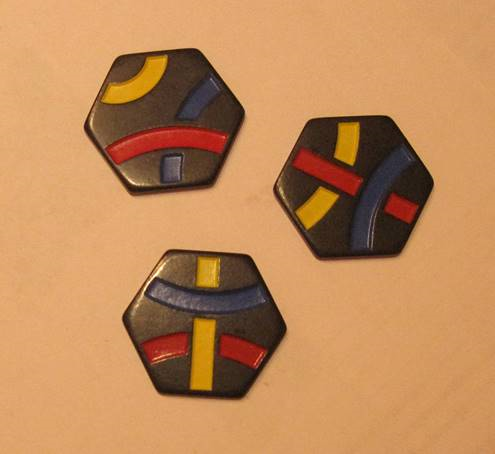
#> input picture images/Group_3.bmp, 495 x 454 px
$ jupyter execute --allow-errors counters_detecting.ipynb   (shell and % lines are left out)
#> lines starting #> are read from the running program, lines starting #| are printed output that depends on the picture; after the words box and inside, x2 and y2 are one past the last pixel; in counts of white or black regions, pixels touching at a corner belong together
# Ноутбук для экспериментов

[cell 1]
import functools
import numpy as np
import cv2
import matplotlib.pyplot as plt
from sklearn.cluster import KMeans

# Реализация вспомогательных функций и структур

[cell 2]
# MAGIC CONSTANTS

HEXAGON_PARTICLE_THRESHOLD = 0.012

YELLOW_LOWER = np.array([17, 155, 155])
YELLOW_UPPER = np.array([35, 255, 255])

RED_LOWER = np.array([0, 153, 134])
RED_UPPER = np.array([9, 255, 255])

BLUE_LOWER = np.array([25, 0, 0])
BLUE_UPPER = np.array([255, 73, 200])

HEXAGON_ANGLE_EPSILON = 5

LEAVE_ONLY_BIG_CONTOURS = 0.2

BIG_COMPONONETS_RATIO = 6

[cell 3]
COUNTER_TYPES = {
    '1': {
        'blue': ['crossed', 0, 2],
        'red': ['full', 1, 3],
        'yellow': ['full', 4, 5]
    },
    '2': {
        'blue': ['full', 0, 3],
        'red': ['full', 4, 5],
        'yellow': ['full', 1, 2]
    },
    '3': {
        'blue': ['full', 0, 5],
        'red': ['full', 3, 4],
        'yellow': ['full', 1, 2]
    },
    '4': {
        'blue': ['crossed', 0, 3],
        'red': ['full', 2, 4],
        'yellow': ['crossed', 1, 5]
    },
    '5': {
        'blue': ['full', 4, 5],
        'red': ['full', 0, 3],
        'yellow': ['full', 1, 2]
    },
    '6': {
        'blue': ['full', 2, 4],
        'red': ['crossed', 1, 5],
        'yellow': ['crossed', 0, 3]
    },
    '7': {
        'blue': ['full', 4, 5],
        'red': ['full', 1, 3],
        'yellow': ['crossed', 0, 2]
    },
    '8': {
        'blue': ['full', 4, 5],
        'red': ['crossed', 0, 2],
        'yellow': ['full', 1, 3]
    },
    '9': {
        'blue': ['full', 2, 4],
        'red': ['crossed', 0, 3],
        'yellow': ['crossed', 1, 5]
    },
    '10': {
        'blue': ['full', 1, 3],
        'red': ['crossed', 0, 2],
        'yellow': ['full', 4, 5]
    }
}

[cell 4]
def DrawPolygon(ImShape, Polygon, Color):
    Im = np.zeros(ImShape, np.uint8)
    cv2.fillConvexPoly(Im, Polygon, Color)
    return Im


def Get2PolygonIntersectArea(ImShape, Polygon1, Polygon2):
    Im1 = DrawPolygon(ImShape[:-1], Polygon1, 122)
    Im2 = DrawPolygon(ImShape[:-1], Polygon2, 133)
    Im = Im1 + Im2
    _, OverlapIm = cv2.threshold(Im, 200, 255, cv2.THRESH_BINARY)

    IntersectArea = np.sum(np.greater(OverlapIm, 0))
    contours, _ = cv2.findContours(OverlapIm, cv2.RETR_TREE, cv2.CHAIN_APPROX_SIMPLE)

    if len(contours) == 0:
        return 0.0, None

    contourArea = cv2.contourArea(contours[0])
    perimeter = cv2.arcLength(contours[0], True)

    return IntersectArea, perimeter, OverlapIm, contourArea

[cell 5]
def apply_funcs(original_img, funcs):
    current_img = original_img.copy()
    for func in funcs:
        current_img = func(current_img)
    return current_img

# [7 lines left out: function opening, not called in this run]

def closing(n):
    kernel = np.ones((n, n), dtype=np.uint8)

    def wrapper(img):
        return cv2.morphologyEx(img, cv2.MORPH_CLOSE, kernel)

    return wrapper

# [7 lines left out: function dilate, not called in this run]

def erode(n):
    kernel = np.ones((n, n), dtype=np.uint8)

    def wrapper(img):
        return cv2.erode(img, kernel, iterations=1)

    return wrapper

def threshold(low, high, is_invert=False):
    mode = cv2.THRESH_BINARY_INV if is_invert else cv2.THRESH_BINARY

    def wrapper(img):
        _, img_thr = cv2.threshold(img, low, high, mode)
        return img_thr

    return wrapper

def change_rgb(img):
    return cv2.cvtColor(img, cv2.COLOR_BGR2RGB)

def bgr_to_gray(img):
    return cv2.cvtColor(img, cv2.COLOR_BGR2GRAY)

def bgr_to_hsv(img):
    return cv2.cvtColor(img, cv2.COLOR_BGR2HSV)

def gauss_blur(n, sigma=0):
    def wrapper(img):
        return cv2.GaussianBlur(img, (n, n), sigma)

    return wrapper

# [22 lines left out: function kirshe_operator, not called in this run]

def find_contours(img):
    contours, hierarchy = cv2.findContours(img, mode=cv2.RETR_TREE, method=cv2.CHAIN_APPROX_NONE)
    return contours, hierarchy

def leave_only_main_contours(args):
    contours, hierarchy = args
    return [contour for i, contour in enumerate(contours) if hierarchy[0, i, 3] == -1]

def leave_only_area_threshold_contours(threshold, inv=False):
    def wrapper(contours):
        if not inv:
            return list(filter(lambda x: cv2.contourArea(x) >= threshold, contours))
        else:
            return list(filter(lambda x: cv2.contourArea(x) < threshold, contours))

    return wrapper

def leave_only_hexagon_similar_contours(contours):
    return contours

def leave_only_big_contours(contours):
    areas = np.array([cv2.contourArea(contour) for contour in contours])
    threshold = LEAVE_ONLY_BIG_CONTOURS * areas.max()
    inds = np.arange(len(contours))[areas >= threshold]
    return [contours[idx] for idx in inds]


def draw_contours(img, contours):
    image_copy = img.copy()
    cv2.drawContours(image=image_copy, contours=contours, contourIdx=-1, color=(0, 255, 0), thickness=2, lineType=cv2.LINE_AA)
    return image_copy

def get_convex_contours(contours):
    return [cv2.convexHull(contour, False) for contour in contours]

# [5 lines left out: function canny, not called in this run]

def get_masked_image(img, contour, erosion=None, is_convex=True):
    mask = np.zeros(img.shape, dtype=np.uint8)
    if is_convex:
        cv2.fillConvexPoly(mask, contour, (255, 255, 255))
    else:
        cv2.fillPoly(mask, contour, (255, 255, 255))
    if erosion is not None:
        mask = erode(erosion)(mask)
    return cv2.bitwise_and(img, mask)

def show(img, show_=True):
    max_edge = 8.0
    alpha = max_edge / max(img.shape[0], img.shape[1])
    size = (alpha * img.shape[1], alpha * img.shape[0])
    plt.figure(figsize=size)
    if len(img.shape) == 2:
        plt.imshow(img, cmap='gray')
    else:
        plt.imshow(change_rgb(img))
    if show_:
        plt.show()

def bitwise_or(imgs):
    res = imgs[0]
    for img in imgs[1:]:
        res = cv2.bitwise_or(res, img)
    return res

# [5 lines left out: function bitwise_and, not called in this run]

def mask_all_contours(img, contours, eroding_val=15):
    return bitwise_or([get_masked_image(img, contour, eroding_val) for contour in contours])

def find_blue(img, contours=None):
    hsv = bgr_to_hsv(img)
    mask = cv2.inRange(hsv, BLUE_LOWER, BLUE_UPPER)
    if contours is not None:
        mask = mask_all_contours(mask, contours, 0)
    return mask

def find_yellow(img, contours=None):
    hsv = bgr_to_hsv(img)
    mask = cv2.inRange(hsv, YELLOW_LOWER, YELLOW_UPPER)
    if contours is not None:
        mask = mask_all_contours(mask, contours, 0)
    return mask

def find_red(img, contours=None):
    hsv = bgr_to_hsv(img)
    mask = cv2.inRange(hsv, RED_LOWER, RED_UPPER)
    if contours is not None:
        mask = mask_all_contours(mask, contours, 0)
    return mask

def get_blue_contours(img):
    contours = apply_funcs(bgr_to_gray(img), hexagons)
    blue = find_blue(img, contours)
    blue = apply_funcs(blue, [closing(7)])
    threshold = HEXAGON_PARTICLE_THRESHOLD * np.array([cv2.contourArea(contour) for contour in contours]).mean()
    blue_contours = apply_funcs(blue, convex_figures + [leave_only_area_threshold_contours(threshold)])

    return blue_contours

def get_yellow_contours(img):
    contours = apply_funcs(bgr_to_gray(img), hexagons)
    preprocessed_color = apply_funcs(img, [gauss_blur(5), closing(5)])
    yellow = find_yellow(preprocessed_color, contours)
    yellow = apply_funcs(yellow, [closing(7)])
    threshold = HEXAGON_PARTICLE_THRESHOLD * np.array([cv2.contourArea(contour) for contour in contours]).mean()
    yellow_contours = apply_funcs(yellow, convex_figures + [leave_only_area_threshold_contours(threshold)])

    return yellow_contours

def get_red_contours(img):
    contours = apply_funcs(bgr_to_gray(img), hexagons)
    preprocessed_color = apply_funcs(img, [gauss_blur(5), closing(5)])
    red = find_red(preprocessed_color, contours)
    red = apply_funcs(red, [closing(7)])
    threshold = HEXAGON_PARTICLE_THRESHOLD * np.array([cv2.contourArea(contour) for contour in contours]).mean()
    red_contours = apply_funcs(red, convex_figures + [leave_only_area_threshold_contours(threshold)])

    return red_contours

# [7 lines left out: function xiufu, not called in this run]

def get_rect(contour):
    rect = cv2.minAreaRect(contour)
    box = cv2.boxPoints(rect)
    return np.int0(box)

def draw_text(img, text, coords, thickness=2, color=(0, 255, 0), fontScale=1):
    font = cv2.FONT_HERSHEY_SIMPLEX
    img_copy = img.copy()
    cv2.putText(img_copy, text, coords, font, fontScale, color, thickness, cv2.LINE_AA)
    return img_copy

def distance(X, Y):
    answer = np.linalg.norm(X, axis=-1)[:, None] ** 2 + \
        np.linalg.norm(Y, axis=-1)[None, :] ** 2 - (2.0 * X) @ Y.T
    answer[answer < 0] = 0
    return np.sqrt(answer)

def get_simplified_hexagon(contour):
    contour = contour.reshape(-1, 2)
    N = contour.shape[0]
    if N < 6:
        return None
    sharp_angles_far_180 = []

    for i in range(-2, N - 2):
        c1, c2, c3 = contour[i], contour[i + 1], contour[i + 2]
        v1 = np.array(c1 - c2, dtype=float)
        v2 = np.array(c3 - c2, dtype=float)
        arccos = np.arccos(np.dot(v1, v2) / (np.linalg.norm(v1) * np.linalg.norm(v2)))
        if np.abs(180 / np.pi * arccos - 180) > HEXAGON_ANGLE_EPSILON:
            sharp_angles_far_180.append(c2)

    X = np.array(np.hstack(sharp_angles_far_180).reshape(-1, 2), dtype=float)
    points = KMeans(n_clusters=6).fit(X).cluster_centers_

    dists = distance(points, X)
    points = np.array(points, dtype=np.int32)
    indices = dists.argmin(axis=1).argsort()
    points = points[indices, :]

    return np.array(points.reshape(-1, 1, 2))

[cell 6]
# Превращает изображения с темными фигурами на светлом фоне в изображения с белыми фигурами на черном фоне
# При этом светлые пятна внутри фигур остаются как черные пятна
white_figures = [gauss_blur(5), threshold(100, 255, True)]
# white_figures = [gauss_blur(5), threshold(100, 255, True)]

# Получение изображения с хорошими границами
borders = white_figures + [kirshe_operator]

# Получение выпуклых фигур на изображении
# Если изображение далеко от идельного, что допускает довольно плотную линию, обволакивающую некоторые нужные фигуры,
# то они потеряются
convex_figures = [find_contours, leave_only_main_contours, get_convex_contours]

# Отлично находить темные шестиугольники на светлом фоне
# hexagons = borders + convex_figures + [leave_only_big_contours, leave_only_hexagon_similar_contours]
hexagons = white_figures + convex_figures + [leave_only_big_contours, leave_only_hexagon_similar_contours]

[cell 7]
def get_mean_perimeter(counters):
    return np.array([cv2.arcLength(counter['hex'], True) for counter in counters]).mean()

def get_mean_area(counters):
    return np.array([cv2.contourArea(counter['hex']) for counter in counters]).mean()

def try_to_make_better_color(contours, hex_contour):
    areas = np.array([cv2.contourArea(contour) for contour in contours])
    inds = areas.argsort()
    areas = areas[inds]
    contours = [contours[idx] for idx in inds]
    if len(contours) == 2:
        if areas[0] / areas[1] <= 1 / BIG_COMPONONETS_RATIO:
            contours = contours[1:]
    return contours

def get_counters(img):
    hex_contours = apply_funcs(bgr_to_gray(img), hexagons)
    blue = get_blue_contours(img)
    yellow = get_yellow_contours(img)
    red = get_red_contours(img)

    def find_best(contour):
        over = np.array([Get2PolygonIntersectArea(img.shape, h, contour)[0] for h in hex_contours])
        arg = over.argmax()
        if np.nonzero(over[arg]):
            return arg
        return None

    result = [
        {'hex': hex_contour, 'blue': [], 'yellow': [], 'red': []}
        for hex_contour in hex_contours
    ]

    for color_contour in blue:
        arg = find_best(color_contour)
        if arg is not None:
            result[arg]['blue'].append(color_contour)
    for color_contour in yellow:
        arg = find_best(color_contour)
        if arg is not None:
            result[arg]['yellow'].append(color_contour)
    for color_contour in red:
        arg = find_best(color_contour)
        if arg is not None:
            result[arg]['red'].append(color_contour)

    for counter in result:
        for col in ['blue', 'yellow', 'red']:
            counter[col] = try_to_make_better_color(counter[col], counter['hex'])

    return result

# [35 lines left out: function repair_color_by_2_others, not called in this run]

def determine_counter_state(counter):
    simple_hex = get_simplified_hexagon(counter['hex'])
    if simple_hex is None:
        raise NotImplementedError('Less than 6 points')
    simple_hex = simple_hex.reshape(-1, 2)
    hex_means = np.array(simple_hex, dtype=float)
    hex_means[:-1, :] += simple_hex[1:, :]
    hex_means[-1, :] += simple_hex[0, :]
    hex_means /= 2

    state = {}
    missed_colors = []
    for col in ['blue', 'yellow', 'red']:
        blocks = counter[col]
        if len(blocks) == 0 or len(blocks) >= 3:
            missed_colors.append(col)
            state[col] = None
            continue
        elif len(blocks) == 1:
            rect = get_rect(blocks[0]).reshape(-1, 2)
            len1 = np.linalg.norm(rect[0] - rect[1])
            len2 = np.linalg.norm(rect[0] - rect[3])
            if len1 < len2:
                rect = rect[[3, 0, 1, 2], :]
            mean1 = (rect[1] + rect[2]) / 2
            mean2 = (rect[0] + rect[3]) / 2
            state[col] = ['full']
        else:
            rect1 = get_rect(blocks[0]).reshape(-1, 2)
            rect2 = get_rect(blocks[1]).reshape(-1, 2)
            mean1 = rect1.mean(axis=0)
            mean2 = rect2.mean(axis=0)
            state[col] = ['crossed']
        arg1 = np.linalg.norm(hex_means - mean1[None, :], axis=1).argmin()
        arg2 = np.linalg.norm(hex_means - mean2[None, :], axis=1).argmin()
        state[col] += sorted([arg1, arg2])

    if len(missed_colors) >= 2:
        raise NotImplementedError('I am unsure in two or more colors')
    elif len(missed_colors) == 1:
        repair_color_by_2_others(state, missed_colors[0])

    return state, np.array(hex_means, dtype=np.int32)

def determine_counter_type(state):
    if state['blue'] is None or state['yellow'] is None or state['red'] is None:
        return -1

    unique = set()
    for val in state.values():
        unique.add(val[1])
        unique.add(val[2])
    if sorted(unique) != list(range(6)):
        return -1

    permutation = list(range(6))

    def do_permutation():
        return {
            col: [val[0]] + sorted([permutation[val[1]], permutation[val[2]]])
            for col, val in state.items()
        }

    def do_shift():
        save = permutation[0]
        permutation[:-1] = permutation[1:]
        permutation[-1] = save

    for name, counter_type in COUNTER_TYPES.items():
        for _ in range(6):
            cur = do_permutation()
            if cur == counter_type:
                return name, counter_type
            do_shift()

    return -1

def get_counter_type(counter):
    try:
        state, _ = determine_counter_state(counter)
        t = {'default': determine_counter_type(state)}
    except NotImplementedError:
        t = {'default': -1}

    if t['default'] == -1:
        for col in ['blue', 'yellow', 'red']:
            save = counter[col]
            counter[col] = []
            name = 'del_{}'.format(col)
            try:
                state, _ = determine_counter_state(counter)
            except NotImplementedError:
                t[name] = -1
            else:
                t[name] = determine_counter_type(state)
            if t[name] != -1:
                return t[name]
            counter[col] = save

    return t['default']

# Ввод и предобработка изображения

[cell 8]
filename = 'images/Group_3.bmp'

[cell 9]
img = cv2.imread(filename, cv2.IMREAD_GRAYSCALE)
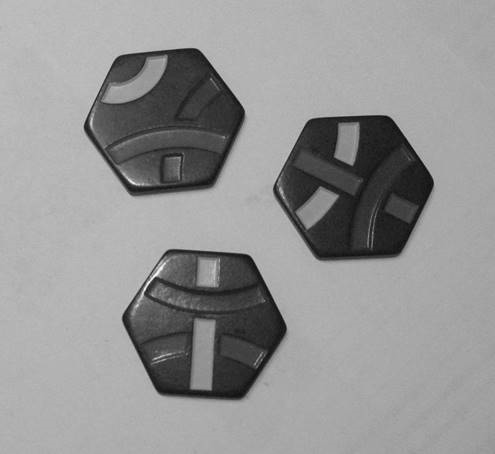
#> img: shape (454, 495); min 5, max 247, mean 147.8
img_color = cv2.imread(filename, cv2.IMREAD_COLOR)
#> img_color is the input picture: shape (454, 495, 3); mean B, G, R 89.6, 137.2, 190.8

[cell 10]
alpha = 1.5
width = round(img.shape[1] * alpha)
height = round(img.shape[0] * alpha)
scale = (width, height)
img = cv2.resize(img, scale, interpolation=cv2.INTER_CUBIC)
#> img: shape (681, 742)
img_color = cv2.resize(img_color, scale, interpolation=cv2.INTER_CUBIC)
#> img_color: shape (681, 742, 3)

[cell 11]
show(apply_funcs(img, white_figures))
#> the loop in apply_funcs, `for func in funcs:` made 2 passes
#> pass 2, in wrapper, `_, img_thr = cv2.threshold(img, low, high, mode)`:
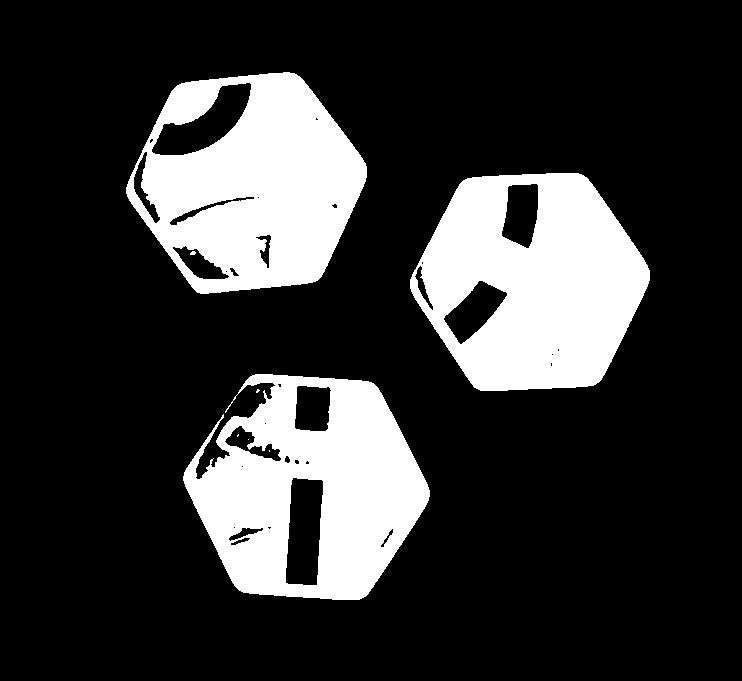
#> img_thr: shape (681, 742); 20.7% white; 8 white regions (5 under 20 px)
#> in show, `max_edge = 8.0`: max_edge = 8
#> in show, `alpha = max_edge / max(img.shape[0], img.shape[1])`: alpha = 0.0108
#> in show, `size = (alpha * img.shape[1], alpha * img.shape[0])`: size = (8, 7.34)

# Эксперименты и демонстрации

### Часть с экспериментами над различными свертками, блюрами и прочим для определения оптимальной последовательности действий забыта потеряна, удалена за ненадобностью и очевидностью.

## Отображение всех деталей вместе и по отдельности для каждой фишки

[cell 12]
contours = apply_funcs(img, hexagons)
#> the loop in apply_funcs (call 2), `for func in funcs:` made 7 passes
#> contours = 3 contours; box (x1, y1, x2, y2) and area: (183, 374, 430, 600) 41604, (410, 173, 650, 391) 39586, (126, 72, 367, 294) 39436
blue = get_blue_contours(img_color)
#> in get_blue_contours, `contours = apply_funcs(bgr_to_gray(img), hexagons)`: contours = 3 contours; box (x1, y1, x2, y2) and area: (183, 374, 430, 600) 41605, (410, 173, 650, 391) 39586, (126, 72, 367, 294) 39434
#> in find_blue, `mask = cv2.inRange(hsv, BLUE_LOWER, BLUE_UPPER)`:
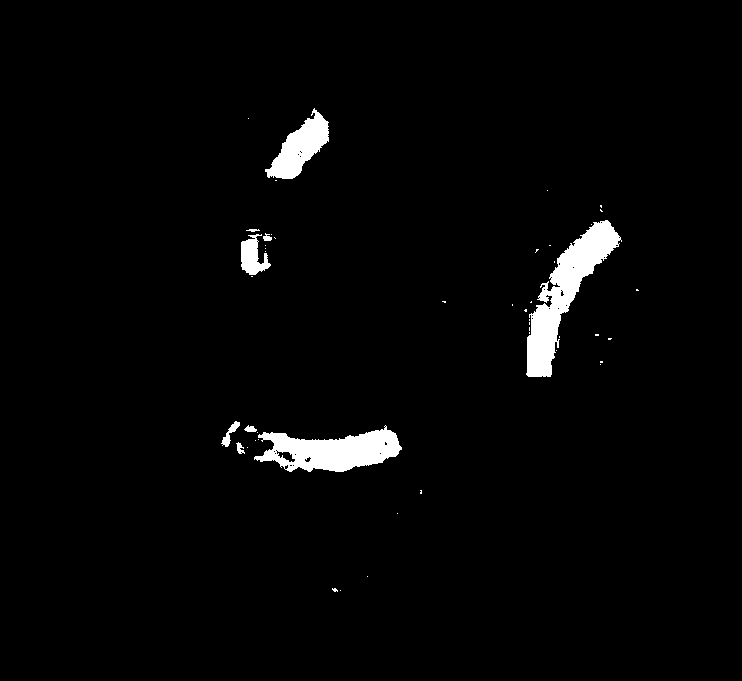
#> mask: shape (681, 742); 2.4% white; 48 white regions (39 under 20 px), largest, box (x1, y1, x2, y2) and area: (526, 220, 622, 377) 5021, (254, 425, 402, 472) 4022, (265, 108, 329, 179) 2088
#> in get_masked_image, `cv2.fillConvexPoly(mask, contour, (255, 255, 255))`:
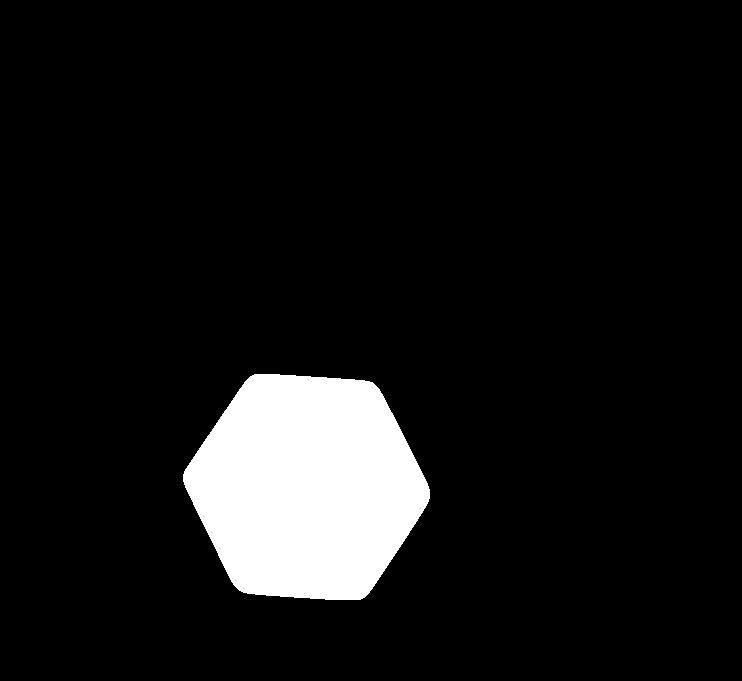
#> mask: shape (681, 742); 8.3% white; 1 white region, box (x1, y1, x2, y2) and area: (183, 374, 430, 600) 41974
#> in get_masked_image, `return cv2.bitwise_and(img, mask)`:
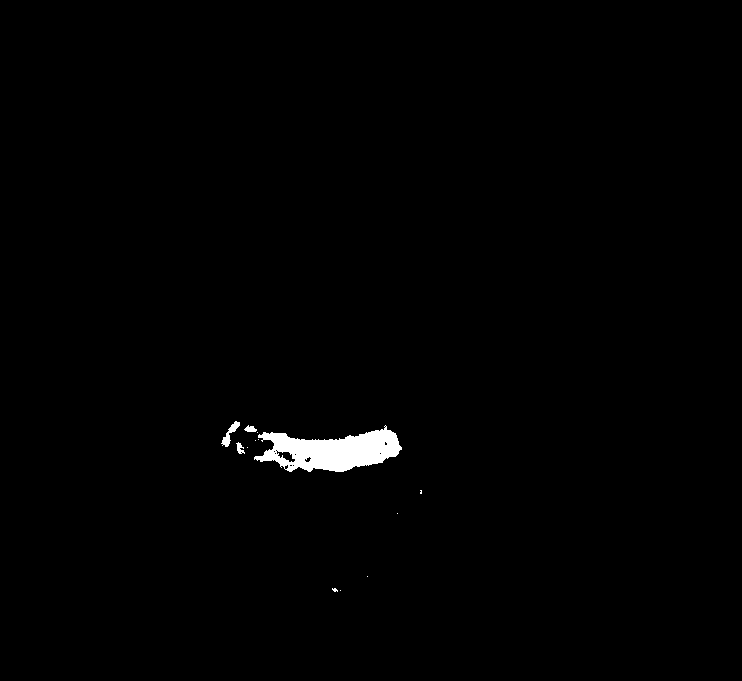
#> returned value: shape (681, 742); 0.86% white; 13 white regions (9 under 20 px), largest, box (x1, y1, x2, y2) and area: (254, 425, 402, 472) 4022, (221, 421, 240, 447) 165, (244, 425, 257, 432) 59, (236, 442, 245, 454) 58
#> call 2 of get_masked_image, with contour = array of shape (48, 1, 2), erosion = 0, is_convex = True
#> in get_masked_image (call 2), `cv2.fillConvexPoly(mask, contour, (255, 255, 255))`:
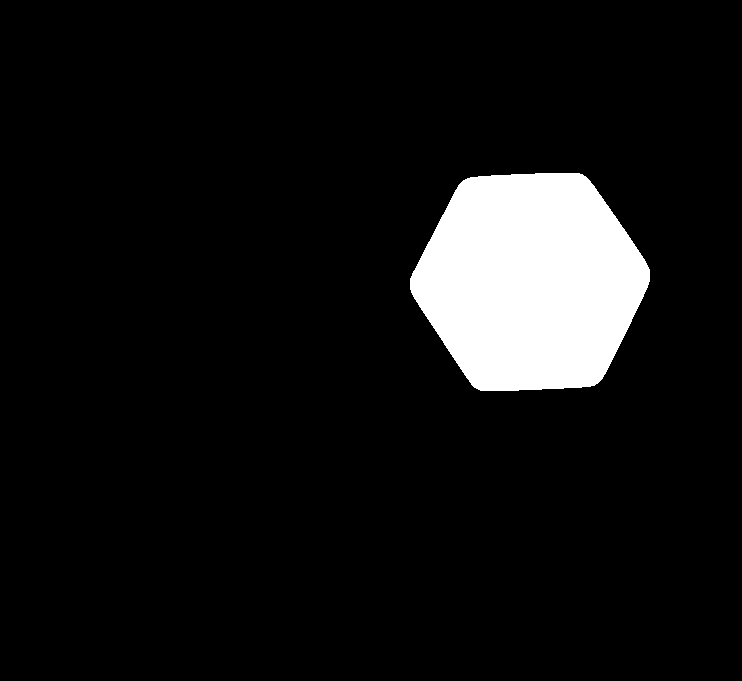
#> mask: shape (681, 742); 7.9% white; 1 white region, box (x1, y1, x2, y2) and area: (410, 173, 650, 391) 39920
#> (the rest of the program and of its run is left out)
